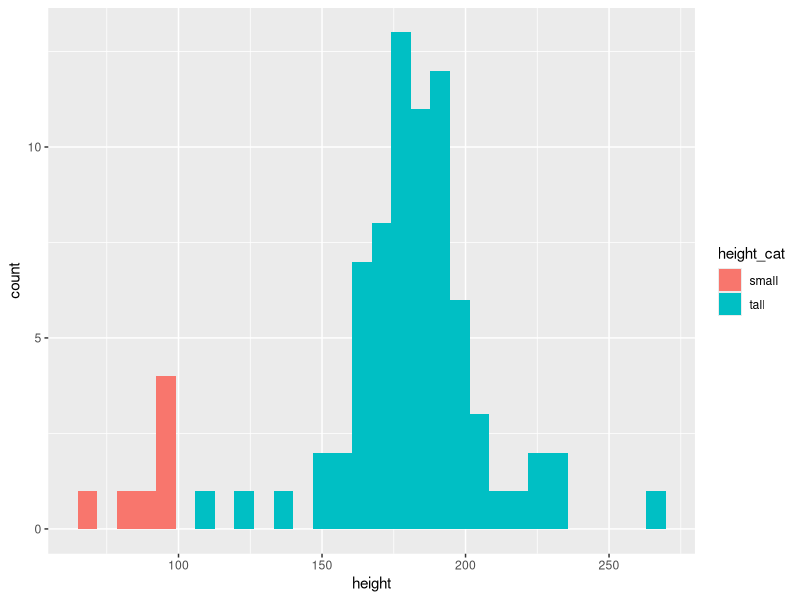

Recreate this plot in R.
install.packages("dplyr")
library(dplyr)

data("starwars")
head(starwars)
head(starwars, 3)
View (starwars)

str(starwars)
starwars %>%
  filter(species == "Droid")

subset(starwars, species == "Droid")

filter(starwars,
       species == "Droid")

starwars %>% 
  filter(skin_color == "light",
         eye_color == "brown" &
           hair_color == "black")

starwars %>% 
  arrange(height, mass)

starwars %>%
  arrange(desc(height))

starwars %>% 
  slice(5:10)

starwars %>% 
  slice_head(n=5)

starwars %>% 
  slice_head(n=8)

starwars %>% 
  select(hair_color, skin_color, eye_color) %>% 
  filter(skin_color == "white")

starwars %>% select(!(hair_color:eye_color))  

starwars %>% 
  rename(Character = name)

library(dplyr)
library(ggplot2)

data("starwars")
head(starwars, 3)
View(starwars)

starwars %>%
dplyr::rename(character=name)

starwars %>%
  select(contains('y'))

starwars %>%
  select(starts_with('m'))

starwars %>%
  select(ends_with('o'))

# Mutate ------------------------------------------------------------------
starwars %>%
  mutate(new_col=height/100) %>%
  select(new_col, height, everything())

starwars %>%
  mutate(new_col=height/100,
         .keep='none')

starwars %>%
  mutate(height_cat = ifelse(height > 100,
                             "tall", 
                             "small")) %>%
  select(height, height_cat, everything())

starwars %>%
  mutate(height_cat = ifelse(height > 100,
                             "tall", 
                             "small")) %>%
  ggplot(aes(x=height, fill = height_cat)) +
  geom_histogram()

starwars %>%
  summarise((height_cm = mean(height, na.rm=T)))

starwars %>%
  summarise((height_cm = mean(height)))

starwars %>%
  summarise(mean = mean(height, na.rm=T),
             min= min(height, na.rm=T),
             max= max(height, na.rm=T))

summary(starwars)

starwars %>%
  summarise(mean = mean(height, na.rm=T),
            min= min(height, na.rm=T),
            max= max(height, na.rm=T),
            sd= sd(height, na.rm=T)
            )

starwars %>%            
  group_by(species) %>%
  summarise(
    mean= mean(mass, na.rm=T),
    sd= sd(mass, na.rm=T)
  ) %>%
print(n=20)

starwars %>%
  group_by(species) %>%
  count(homeworld, sort=T)

starwars %>%sample_n(10)

starwars %>%sample_n(10,
                     replace=T)